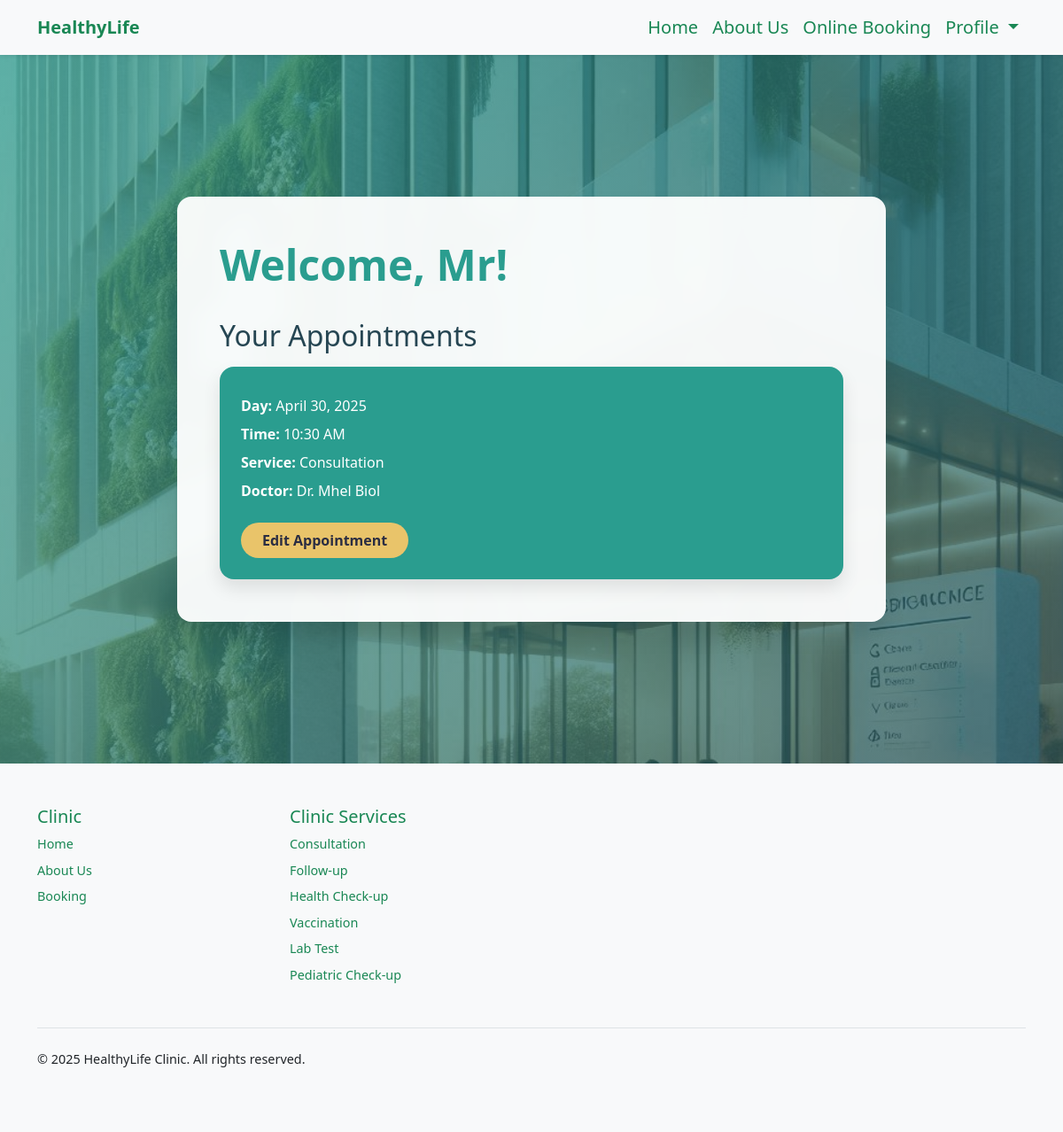
/user-panel (signed in), run on an earlier commit of the app's database.
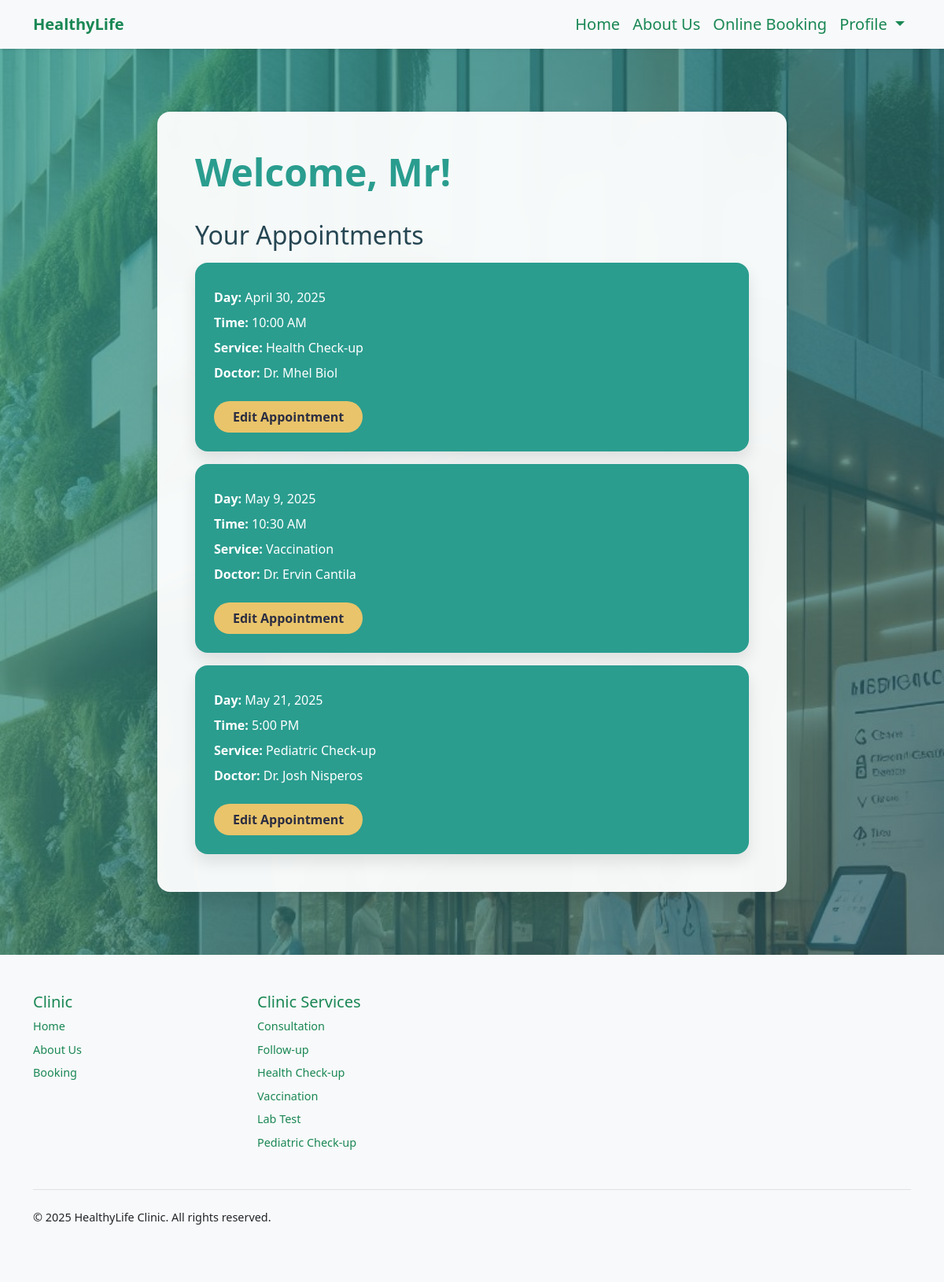
And on a later commit of the database.
### booking/models.py (models this page shows, shortened)
class Appointment(models.Model):
    user = models.ForeignKey(User, on_delete=models.CASCADE, null=True, blank=True)
    service = models.CharField(max_length=50, choices=SERVICE_CHOICES, default="Doctor care")
    doctor = models.CharField(max_length=255, default="Unknown")
    day = models.DateField(default=datetime.now)
    time = models.CharField(max_length=10, choices=TIME_CHOICES, default="3 PM")
    time_ordered = models.DateTimeField(default=datetime.now, blank=True)

### booking/views.py (the view)
# urls.py: path('user-panel', views.userPanel, name='userPanel'),
def userPanel(request):
    user = request.user
    appointments = Appointment.objects.filter(user=user).order_by('day', 'time')
    return render(request, 'userPanel.html', {
        'user':user,
        'appointments':appointments,
    })

### booking/templates/userPanel.html (shortened to what this page needs)
{% extends 'layout.html' %}
{% load static %}
{% block body %}
<section class="hero-section">
    {% if user.is_authenticated %}
    <div class="profile-panel">
        <h1>Welcome, {{ user.first_name }}!</h1>
        {% if appointments.count > 0 %}
        <div class="appointment-list">
            <h2>Your Appointments</h2>
            {% for appointment in appointments %}
            <div class="appointment-card">
                <p><strong>Day:</strong> {{ appointment.day }}</p>
                <p><strong>Time:</strong> {{ appointment.time }}</p>
                <p><strong>Service:</strong> {{ appointment.service }}</p>
                <p><strong>Doctor:</strong> {{ appointment.doctor }}</p>
                <a href="{% url 'userUpdate' appointment.id %}">Edit Appointment</a>
            </div>
            {% endfor %}
        </div>
        {% else %}
        <h2>No Appointments Yet!</h2>
        {% endif %}
    </div>
    {% else %}
    <div class="sign-in-message">
        <h1>Please Sign In</h1>
        <a href="{% url 'login' %}" class="btn btn-primary mt-3">Sign In</a>
    </div>
    {% endif %}
</section>
{% endblock %}

### booking/templates/layout.html (shortened to what this page needs)
{% load static %}
<!doctype html>
<html lang="en">
<head>
    <link rel="stylesheet" href="https://cdnjs.cloudflare.com/ajax/libs/bootstrap-icons/1.7.2/font/bootstrap-icons.min.css">
    <link href="https://cdn.jsdelivr.net/npm/bootstrap@5.2.1/dist/css/bootstrap.min.css" rel="stylesheet">
</head>
<body>
<header>
    <nav class="navbar navbar-expand-lg shadow-sm">
        <div class="container">
            <a class="navbar-brand" href="{% url 'index' %}">
                HealthyLife
            </a>
            <div class="collapse navbar-collapse" id="navbarSupportedContent">
                <ul class="navbar-nav ms-auto mb-2 mb-lg-0 fs-5 align-items-center">
                    <li class="nav-item">
                        <a class="nav-link" aria-current="page" href="{% url 'index' %}">Home</a>
                    </li>
                    <li class="nav-item">
                        <a class="nav-link" href="{% url 'about' %}">About Us</a>
                    </li>
                    <li class="nav-item">
                        <a class="nav-link" href="{% url 'booking' %}">Online Booking</a>
                    </li>
                    {% if user.is_authenticated %}
                    <li class="nav-item dropdown">
                        <a class="nav-link dropdown-toggle" href="#" role="button" data-bs-toggle="dropdown" aria-expanded="false">
                            Profile
                        </a>
                    </li>
                    {% else %}
                    <li class="nav-item">
                        <a class="nav-link" href="{% url 'login' %}">Sign In / Sign Up</a>
                    </li>
                    {% endif %}
                </ul>
            </div>
        </div>
    </nav>
</header>
{% block body %}
{% endblock %}
<footer class="py-5 mt-auto">
    <div class="container">
        <div class="row">
            <div class="col-6 col-md-3 mb-3">
                <h5>Clinic</h5>
                <ul class="nav flex-column">
                    <li class="nav-item mb-2"><a href="{% url 'index' %}" class="nav-link p-0">Home</a></li>
                    <li class="nav-item mb-2"><a href="{% url 'about' %}" class="nav-link p-0">About Us</a></li>
                    <li class="nav-item mb-2"><a href="{% if user.is_authenticated %}{% url 'booking' %}{% else %}#{% endif %}" class="nav-link p-0">Booking</a></li>
                </ul>
            </div>
            <div class="col-6 col-md-3 mb-3">
                <h5>Clinic Services</h5>
                <ul class="nav flex-column">
                    <li class="nav-item mb-2"><a href="{% if user.is_authenticated %}{% url 'booking' %}{% else %}#{% endif %}" class="nav-link p-0">Consultation</a></li>
                    <li class="nav-item mb-2"><a href="{% if user.is_authenticated %}{% url 'booking' %}{% else %}#{% endif %}" class="nav-link p-0">Follow-up</a></li>
                    <li class="nav-item mb-2"><a href="{% if user.is_authenticated %}{% url 'booking' %}{% else %}#{% endif %}" class="nav-link p-0">Health Check-up</a></li>
                    <li class="nav-item mb-2"><a href="{% if user.is_authenticated %}{% url 'booking' %}{% else %}#{% endif %}" class="nav-link p-0">Vaccination</a></li>
                    <li class="nav-item mb-2"><a href="{% if user.is_authenticated %}{% url 'booking' %}{% else %}#{% endif %}" class="nav-link p-0">Lab Test</a></li>
                    <li class="nav-item mb-2"><a href="{% if user.is_authenticated %}{% url 'booking' %}{% else %}#{% endif %}" class="nav-link p-0">Pediatric Check-up</a></li>
                </ul>
            </div>
        </div>
        <div class="d-flex flex-column flex-sm-row justify-content-between py-4 mt-4 border-top">
            <p class="mb-0">&copy; 2025 HealthyLife Clinic. All rights reserved.</p>
        </div>
    </div>
</footer>
</body>
</html>

### booking/templates/layout.html (style rules this page uses)
.navbar { background-color: #f8f9fa; }
.nav-link { color: #198754 !important; transition: color 0.3s ease; }
.navbar-brand { font-weight: bold; color: #198754 !important; }
footer { background-color: #f8f9fa; font-size: 0.9rem; }
footer h5 { color: #198754; }
footer a { color: #6c757d; text-decoration: none; }

What changed in the data, as far as the page shows it:
changed Appointment "Dr. Mhel Biol": time "10:30 AM" → "10:00 AM"; service "Consultation" → "Health Check-up"
added Appointment: day "May 9, 2025", time "10:30 AM", service "Vaccination", doctor "Dr. Ervin Cantila"
added Appointment: day "May 21, 2025", time "5:00 PM", service "Pediatric Check-up", doctor "Dr. Josh Nisperos"
